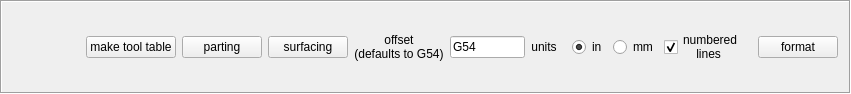
<?xml version="1.0" encoding="UTF-8"?>
<ui version="4.0">
 <class>sherline_lathe_workbench</class>
 <widget class="QFrame" name="sherline_lathe_workbench">
  <property name="geometry">
   <rect>
    <x>0</x>
    <y>0</y>
    <width>851</width>
    <height>94</height>
   </rect>
  </property>
  <property name="sizePolicy">
   <sizepolicy hsizetype="Preferred" vsizetype="Preferred">
    <horstretch>0</horstretch>
    <verstretch>0</verstretch>
   </sizepolicy>
  </property>
  <property name="windowTitle">
   <string>Frame</string>
  </property>
  <property name="frameShape">
   <enum>QFrame::Box</enum>
  </property>
  <property name="frameShadow">
   <enum>QFrame::Sunken</enum>
  </property>
  <property name="lineWidth">
   <number>1</number>
  </property>
  <layout class="QGridLayout" name="gridLayout_2">
   <item row="0" column="8">
    <widget class="QPushButton" name="format_button">
     <property name="maximumSize">
      <size>
       <width>125</width>
       <height>16777215</height>
      </size>
     </property>
     <property name="text">
      <string>format</string>
     </property>
    </widget>
   </item>
   <item row="0" column="4">
    <widget class="QLabel" name="label">
     <property name="text">
      <string>offset
(defaults to G54)</string>
     </property>
     <property name="alignment">
      <set>Qt::AlignCenter</set>
     </property>
    </widget>
   </item>
   <item row="0" column="0">
    <spacer name="horizontalSpacer">
     <property name="orientation">
      <enum>Qt::Horizontal</enum>
     </property>
     <property name="sizeHint" stdset="0">
      <size>
       <width>40</width>
       <height>20</height>
      </size>
     </property>
    </spacer>
   </item>
   <item row="0" column="3">
    <widget class="QPushButton" name="surfacing_pushButton">
     <property name="text">
      <string>surfacing</string>
     </property>
    </widget>
   </item>
   <item row="0" column="7">
    <widget class="QWidget" name="widget" native="true">
     <layout class="QGridLayout" name="gridLayout">
      <item row="0" column="0">
       <widget class="QRadioButton" name="in_radiobutton">
        <property name="text">
         <string>in</string>
        </property>
        <property name="checked">
         <bool>true</bool>
        </property>
       </widget>
      </item>
      <item row="0" column="1">
       <widget class="QRadioButton" name="mm_radiobutton">
        <property name="text">
         <string>mm</string>
        </property>
       </widget>
      </item>
      <item row="0" column="2">
       <widget class="QCheckBox" name="number_checkbox">
        <property name="text">
         <string>numbered
    lines</string>
        </property>
        <property name="checked">
         <bool>true</bool>
        </property>
       </widget>
      </item>
     </layout>
    </widget>
   </item>
   <item row="0" column="5">
    <widget class="QLineEdit" name="offset_field">
     <property name="maximumSize">
      <size>
       <width>75</width>
       <height>16777215</height>
      </size>
     </property>
     <property name="text">
      <string>G54</string>
     </property>
     <property name="placeholderText">
      <string/>
     </property>
    </widget>
   </item>
   <item row="0" column="6">
    <widget class="QLabel" name="label_2">
     <property name="text">
      <string>units</string>
     </property>
     <property name="alignment">
      <set>Qt::AlignCenter</set>
     </property>
    </widget>
   </item>
   <item row="0" column="2">
    <widget class="QPushButton" name="parting_pushButton">
     <property name="text">
      <string>parting</string>
     </property>
    </widget>
   </item>
   <item row="0" column="1">
    <widget class="QPushButton" name="tool_table_pushButton">
     <property name="text">
      <string>make tool table</string>
     </property>
    </widget>
   </item>
  </layout>
 </widget>
 <resources/>
 <connections/>
</ui>
